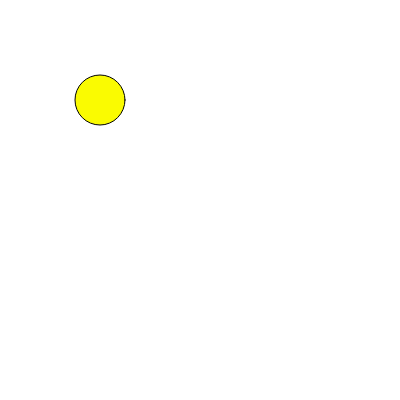
Frame 1 (no input)
Frame 60 (no input): identical to frame 1, image omitted
Frame 120 (the mouse pressed at the canvas centre since frame 60): identical to frame 1, image omitted

The p5.js sketch that drew this single still picture (run headless with seeded random() and noise() and a simulated clock; from frame 60 on, the mouse is pressed at the canvas centre):

// p5.js sketch
// ── sketch.js
let x = 100;
let y = 100;

function setup() {
  createCanvas(400, 400);
  fill(250,250,0);
}

function draw() {
  background(100);
  if(keyIsDown(LEFT_ARROW)){
    x-=5;
  }
  if(keyIsDown(RIGHT_ARROW)){
    x+=5;
  }
  if(keyIsDown(UP_ARROW)){
    y-=5;
  }
  if(keyIsDown(DOWN_ARROW)){
    y+=5;
  }

  clear();
  circle(x,y,50);
}
